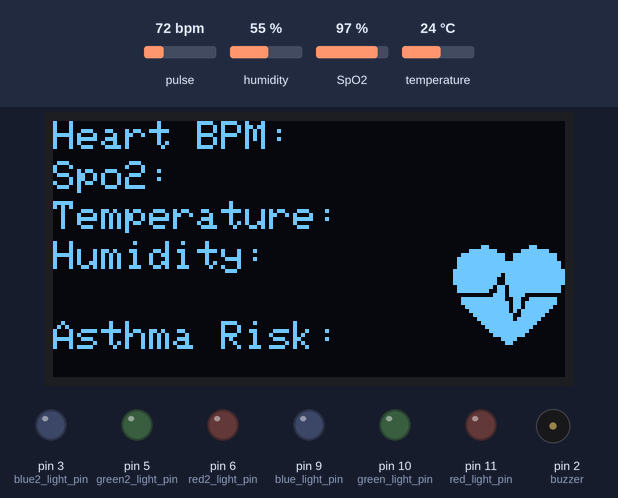
Bench run of a sketch on a simulated Arduino Uno, built with avr-gcc and run on an emulated ATmega328P. On the bench: 128×64 one-colour display, output pins drawn as LEDs (lit = HIGH), buzzer (waves = sounding). Inputs (shaded band) come from the test bench; at power-on: humidity 55 %, temperature 24 °C, pulse 72 bpm, SpO2 97 %.

Above: at 3.3 s.
3.4 s: humidity set to 52 %
At 8.8 s:
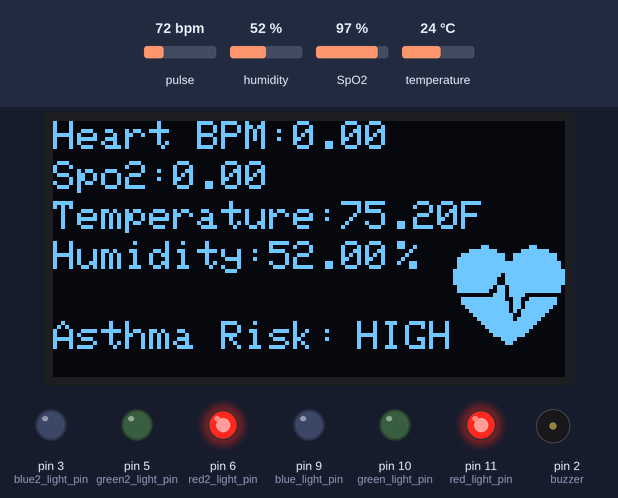
9.1 s: humidity set to 49 %
At 14.1 s:
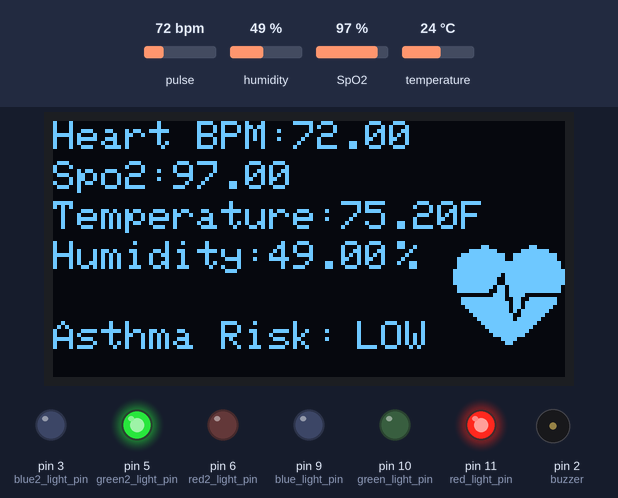
15.9 s: temperature set to 21 °C
At 20.29 s:
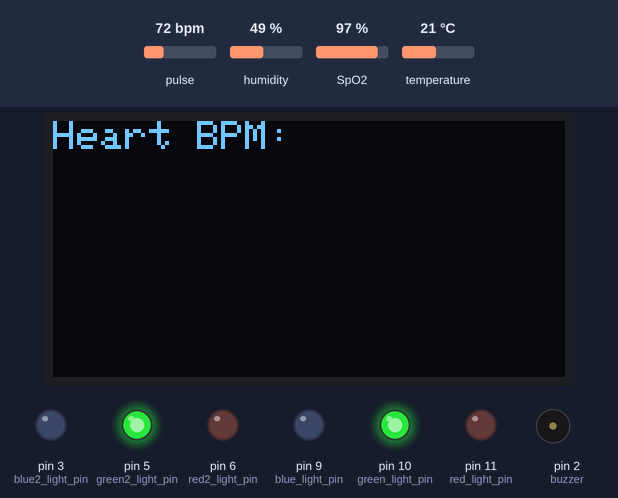
22.9 s: temperature set to 18 °C
At 25.7 s:
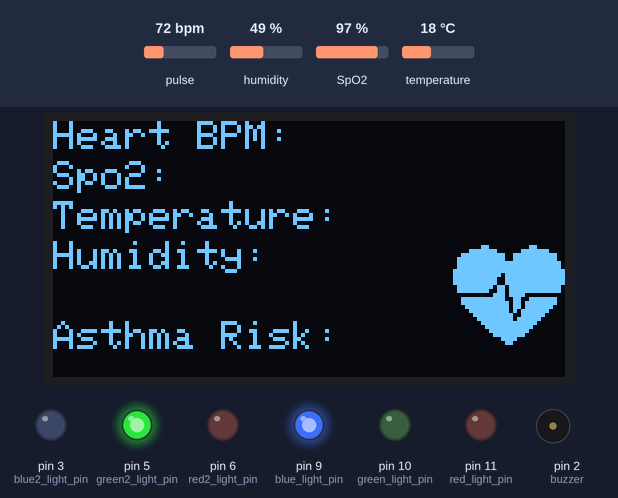
27.7 s: humidity set to 22 %
At 30.6 s:
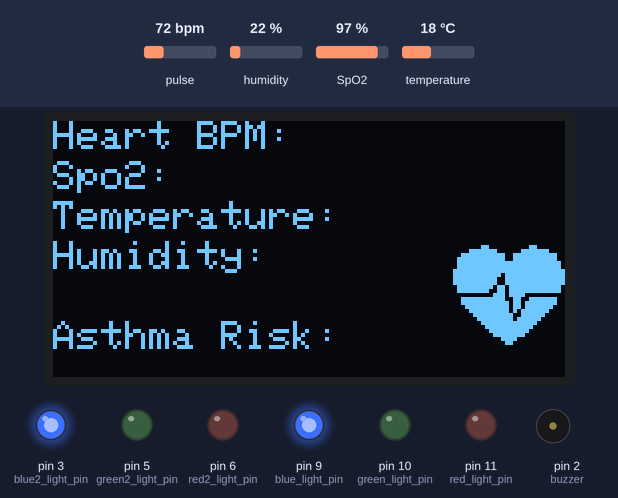
32.5 s: pulse set to 42 bpm
At 34.4 s:
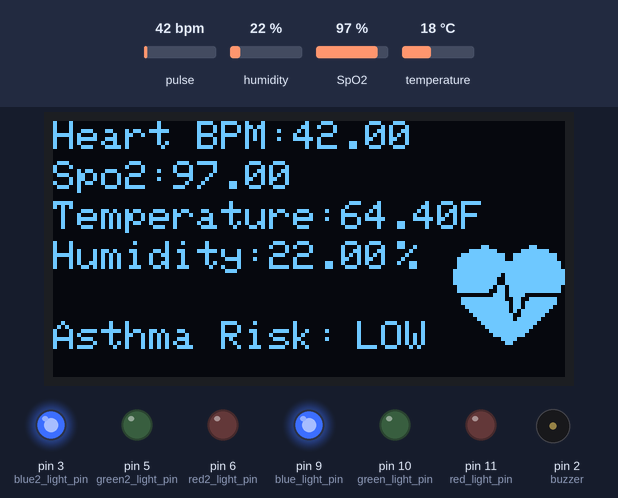
Timing chart, 0 to 35.9 s (numbered marks = the images above; inputs shaded):
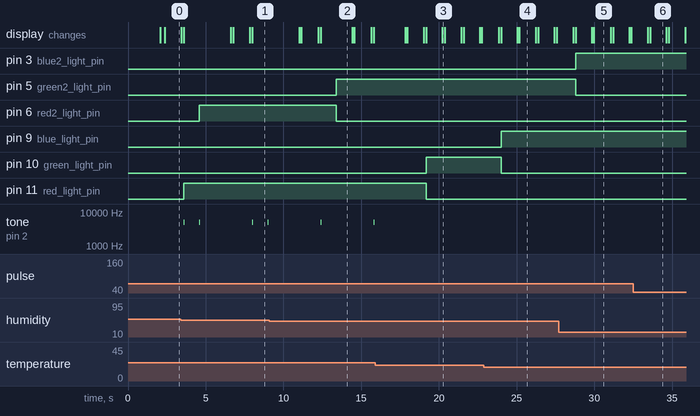

Measured:
- the behaviour switches between 51 and 50 % on humidity (found by bisection; images 1 and 2)
- the behaviour switches between 23 and 22 °C on temperature (found by bisection; images 2 and 3)
- the behaviour switches between 20 and 19 °C on temperature (found by bisection; images 3 and 4)
- after the input at 9.1 s, pin 5 (green2_light_pin): LOW → HIGH after 4.3 s; pin 6 (red2_light_pin): HIGH → LOW after 4.3 s; tone on pin 2 (buzzer): silent → 5000 Hz after 6.7 s, → silent 0.05 s later; the display: first differs from a run without the input after 3.3 s (image 2)
- after the input at 15.9 s, pin 10 (green_light_pin): LOW → HIGH after 3.3 s; pin 11 (red_light_pin): HIGH → LOW after 3.3 s; tone on pin 2 (buzzer): stops changing and stays silent
- after the input at 22.9 s, pin 9 (blue_light_pin): LOW → HIGH after 1.1 s; pin 10 (green_light_pin): HIGH → LOW after 1.1 s
- after the input at 27.7 s, pin 3 (blue2_light_pin): LOW → HIGH after 1.1 s; pin 5 (green2_light_pin): HIGH → LOW after 1.1 s
- by itself, tone on pin 2 (buzzer): plays 5000 Hz for 0.05 s, 5000 Hz for 0.05 s, 5000 Hz for 0.05 s, 5000 Hz for 0.05 s

The sketch:

Final_Technical_Design_w_Oximeter.ino
```cpp
#include "DHT.h"
#include "MAX30100_PulseOximeter.h"
#define DHTPIN 7
#define DHTTYPE DHT11
DHT dht(DHTPIN, DHTTYPE);
int red_light_pin = 11;
int green_light_pin = 10;
int blue_light_pin = 9;
int red2_light_pin = 6;
int green2_light_pin = 5;
int blue2_light_pin = 3;
int randheart;
int randspo2;
#include <SPI.h>
#include <Wire.h>
#include <Adafruit_GFX.h>
#include <Adafruit_SSD1306.h>

#define SCREEN_WIDTH 128 // OLED display width, in pixels
#define SCREEN_HEIGHT 64 // OLED display height, in pixels


// Declaration for an SSD1306 display connected to I2C (SDA, SCL pins)
// The pins for I2C are defined by the Wire-library.
// On an arduino UNO:       A4(SDA), A5(SCL)
// On an arduino MEGA 2560: 20(SDA), 21(SCL)
// On an arduino LEONARDO:   2(SDA),  3(SCL), ...
#define OLED_RESET     4 // Reset pin # (or -1 if sharing Arduino reset pin)
#define SCREEN_ADDRESS 0x3C ///< See datasheet for Address; 0x3D for 128x64, 0x3C for 128x32
#define REPORTING_PERIOD_MS     1000
Adafruit_SSD1306 display(SCREEN_WIDTH, SCREEN_HEIGHT, &Wire, OLED_RESET);
PulseOximeter pox;
uint32_t tsLastReport = 0;

#define NUMFLAKES     10 // Number of snowflakes in the animation example

#define LOGO_HEIGHT   16
#define LOGO_WIDTH    16
static const unsigned char PROGMEM logo_bmp[] =
{ 0b00000000, 0b11000000,
  0b00000001, 0b11000000,
  0b00000001, 0b11000000,
  0b00000011, 0b11100000,
  0b11110011, 0b11100000,
  0b11111110, 0b11111000,
  0b01111110, 0b11111111,
  0b00110011, 0b10011111,
  0b00011111, 0b11111100,
  0b00001101, 0b01110000,
  0b00011011, 0b10100000,
  0b00111111, 0b11100000,
  0b00111111, 0b11110000,
  0b01111100, 0b11110000,
  0b01110000, 0b01110000,
  0b00000000, 0b00110000 };

const unsigned char bitmap [] PROGMEM=
{
0x00, 0x00, 0x00, 0x00, 0x01, 0x80, 0x18, 0x00, 0x0f, 0xe0, 0x7f, 0x00, 0x3f, 0xf9, 0xff, 0xc0,
0x7f, 0xf9, 0xff, 0xc0, 0x7f, 0xff, 0xff, 0xe0, 0x7f, 0xff, 0xff, 0xe0, 0xff, 0xff, 0xff, 0xf0,
0xff, 0xf7, 0xff, 0xf0, 0xff, 0xe7, 0xff, 0xf0, 0xff, 0xe7, 0xff, 0xf0, 0x7f, 0xdb, 0xff, 0xe0,
0x7f, 0x9b, 0xff, 0xe0, 0x00, 0x3b, 0xc0, 0x00, 0x3f, 0xf9, 0x9f, 0xc0, 0x3f, 0xfd, 0xbf, 0xc0,
0x1f, 0xfd, 0xbf, 0x80, 0x0f, 0xfd, 0x7f, 0x00, 0x07, 0xfe, 0x7e, 0x00, 0x03, 0xfe, 0xfc, 0x00,
0x01, 0xff, 0xf8, 0x00, 0x00, 0xff, 0xf0, 0x00, 0x00, 0x7f, 0xe0, 0x00, 0x00, 0x3f, 0xc0, 0x00,
0x00, 0x0f, 0x00, 0x00, 0x00, 0x06, 0x00, 0x00, 0x00, 0x00, 0x00, 0x00, 0x00, 0x00, 0x00, 0x00
};

void setup() {
  pinMode(red_light_pin, OUTPUT);
  pinMode(green_light_pin, OUTPUT);
  pinMode(blue_light_pin, OUTPUT);
  pox.setIRLedCurrent(MAX30100_LED_CURR_7_6MA);
  pox.setOnBeatDetectedCallback(onBeatDetected);
  Serial.begin(9600);

  // SSD1306_SWITCHCAPVCC = generate display voltage from 3.3V internally
  if(!display.begin(SSD1306_SWITCHCAPVCC, SCREEN_ADDRESS)) {
    Serial.println(F("SSD1306 allocation failed"));
    for(;;); // Don't proceed, loop forever
  }

  // Show initial display buffer contents on the screen --
  // the library initializes this with an Adafruit splash screen.


  // Clear the buffer
  display.clearDisplay();

  // Show the display buffer on the screen. You MUST call display() after
  // drawing commands to make them visible on screen!
  display.display();
  delay(2000);

  displayHeartRate();
  displayOxygenLevel();
  environmentTemperature();
  environmentHumidity();
  onBeatDetected();
  dht.begin();
}

void displayHeartRate(void) {
  display.clearDisplay();
  display.setTextSize(1);
  display.setTextColor(SSD1306_WHITE);
  display.setCursor(0, 0);
  display.println(F("Heart BPM:"));
  display.display();
}

void displayOxygenLevel(void) {
  display.setTextSize(1);
  display.setTextColor(SSD1306_WHITE);
  display.setCursor(0, 10);
  display.println(F("Spo2:"));
  display.display();
}

void environmentTemperature(void) {

  display.setTextSize(1);
  display.setTextColor(SSD1306_WHITE);
  display.setCursor(0, 20);
  display.println(F("Temperature:"));
  display.display();
}

void environmentHumidity(void) {
  display.setTextSize(1);
  display.setTextColor(SSD1306_WHITE);
  display.setCursor(0, 30);
  display.println(F("Humidity:"));
  display.display();
}

void riskattack(void){
  display.setTextSize(1);
  display.setTextColor(SSD1306_WHITE);
  display.setCursor(0, 50);
  display.println(F("Asthma Risk:"));
  display.display();
}

void onBeatDetected()
{
  display.drawBitmap( 100, 30, bitmap, 28, 28, 1);
  display.display();
}

void buzzersound(){
  int frequency = 5000;
  int buzzer = 2;
  tone(buzzer, frequency, 50);
  delay(1000);
}

void RGB_color(int red_light_value, int green_light_value, int blue_light_value){
  analogWrite(red_light_pin, red_light_value);
  analogWrite(green_light_pin, green_light_value);
  analogWrite(blue_light_pin, blue_light_value);
  //RGB_color(255,0,0); Red
  //RGB_color(255,100,0); Yellow
  //RGB_color(0,255,0); Green
  //RGB_color(0,0,255); Blue
}

void RGB2_color(int red_light_value, int green_light_value, int blue_light_value){
  analogWrite(red2_light_pin, red_light_value);
  analogWrite(green2_light_pin, green_light_value);
  analogWrite(blue2_light_pin, blue_light_value);
  //RGB2_color(255,0,0); Red
  //RGB2_color(255,100,0); Yellow
  //RGB2_color(0,255,0); Green
  //RGB2_color(0,0,255); Blue
}

void loop() {
  // Initilize the display
  displayHeartRate();
  displayOxygenLevel();
  environmentTemperature();
  environmentHumidity();
  onBeatDetected();
  riskattack();
  delay(1000);

  // Read sensor values & user spo2 and heart rate
  float h = dht.readHumidity();
  float t = dht.readTemperature();
  float fahrenheit = (t*1.8)+32;
  pox.update();
  float spo2 = pox.getSpO2();
  float heart = pox.getHeartRate();


  //following for heart rate
  display.setTextSize(1);
  display.setTextColor(SSD1306_WHITE);
  display.setCursor(60,0);
  display.println(heart);
  display.display();

  //following for spo2
  display.setTextSize(1);
  display.setTextColor(SSD1306_WHITE);
  display.setCursor(30,10);
  display.println(spo2);
  display.display();

  //following for temperature
  display.setTextSize(1);
  display.setTextColor(SSD1306_WHITE);
  display.setCursor(72, 20);
  display.println(fahrenheit);
  display.display();

  //following for degrees fahrenheit
  display.setTextSize(1);
  display.setTextColor(SSD1306_WHITE);
  display.setCursor(102, 20);
  display.println(("F"));
  display.display();

  //following for humidity
  display.setTextSize(1);
  display.setTextColor(SSD1306_WHITE);
  display.setCursor(54, 30);
  display.println(h);
  display.display();

  //following for percentage
  display.setTextSize(1);
  display.setTextColor(SSD1306_WHITE);
  display.setCursor(86, 30);
  display.println(("%"));
  display.display();
  if (fahrenheit >=72 and h>50){
    if (randspo2 <=95){
      display.setTextSize(1);
      display.setTextColor(SSD1306_WHITE);
      display.setCursor(76, 50);
      display.println(("HIGH"));
      display.display();
    }
    if (randspo2 >95){
      display.setTextSize(1);
      display.setTextColor(SSD1306_WHITE);
      display.setCursor(76, 50);
      display.println(("LOW"));
      display.display();
    }
  }
  else{
      display.setTextSize(1);
      display.setTextColor(SSD1306_WHITE);
      display.setCursor(76, 50);
      display.println(("LOW"));
      display.display();
  }
  if (fahrenheit>=68 or fahrenheit<=72){
    RGB_color(0,255,0);//turns green
  }
  if (fahrenheit<68){
    RGB_color(0,0,255);//turns blue
  }
  if (fahrenheit >72){
    RGB_color(255,0,0);
    buzzersound(); //turns red and buzzer sounds
  }
  if (h>=30 or h<=50){
    RGB2_color(0,255,0);//turns green
  }
  if (h<30){
    RGB2_color(0,0,255); //turns blue
  }
  if (h>50){
    RGB2_color(255,0,0);
    buzzersound(); //turns red and buzzer sounds
  }
  delay(1000);
  display.clearDisplay();
}
```
